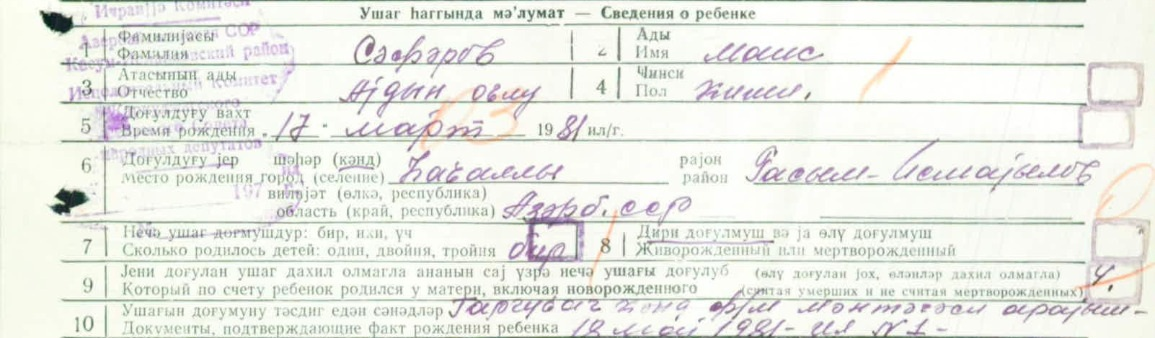
#> input picture test10.png, 1155 x 338 px
$ python EaseAndTesseract.py
#> lines starting #> are read from the running program, lines starting #| are printed output that depends on the picture; after the words box and inside, x2 and y2 are one past the last pixel; in counts of white or black regions, pixels touching at a corner belong together
import cv2
import pytesseract
import os
import numpy as np

pytesseract.pytesseract.tesseract_cmd = r'C:\Program Files\Tesseract-OCR\tesseract.exe'

image_path = "test10.png"
img = cv2.imread(image_path)
#> img is the input picture: shape (338, 1155, 3); mean B, G, R 229.3, 235.7, 233.9

# Улучшенная предобработка изображения
gray = cv2.cvtColor(img, cv2.COLOR_BGR2GRAY)
gray = cv2.GaussianBlur(gray, (3, 3), 0)  # Уменьшение шума
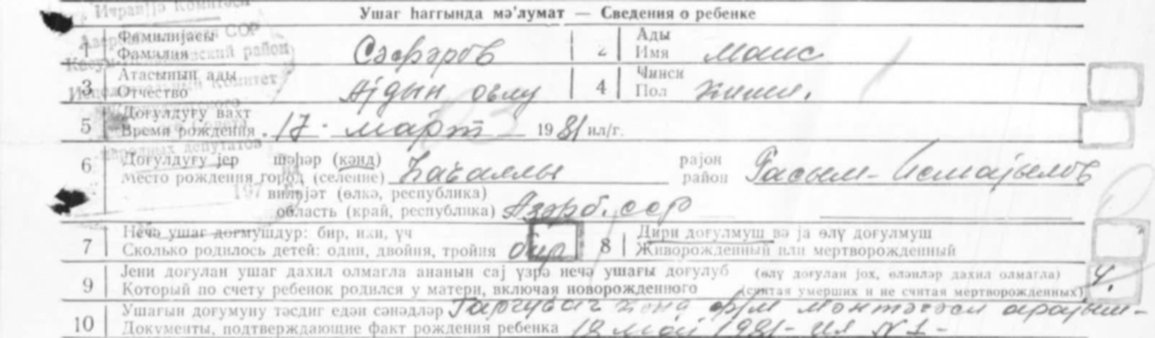
#> gray: shape (338, 1155); min 25, max 255, mean 234.5
_, thresh = cv2.threshold(gray, 0, 255, cv2.THRESH_BINARY_INV + cv2.THRESH_OTSU)
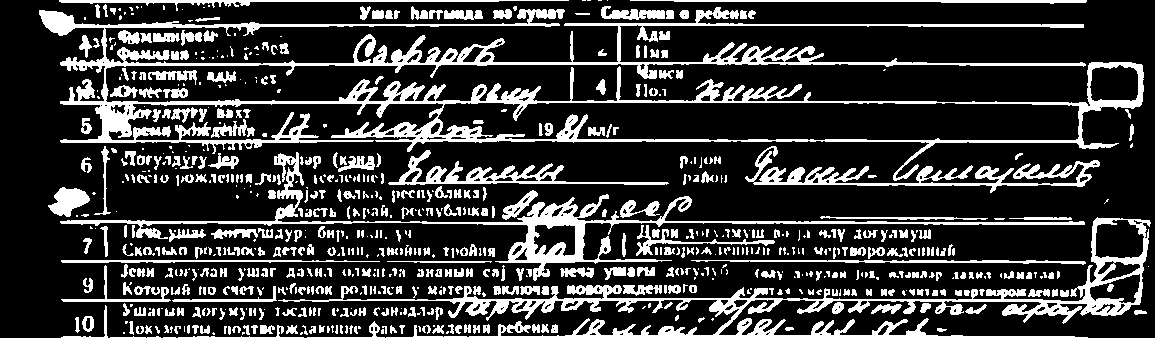
#> thresh: shape (338, 1155); 21.9% white; 768 white regions (297 under 20 px), largest, box (x1, y1, x2, y2) and area: (39, 7, 1144, 181) 26022, (278, 217, 1151, 338) 12345, (60, 152, 1085, 281) 7236

# Используем улучшенную конфигурацию Tesseract
custom_config = r'--oem 3 --psm 6 -c tessedit_char_whitespace=0'
#> (the run stopped early here; a loop or call above may not have finished)

$ run again, with test0.png copied over test10.png
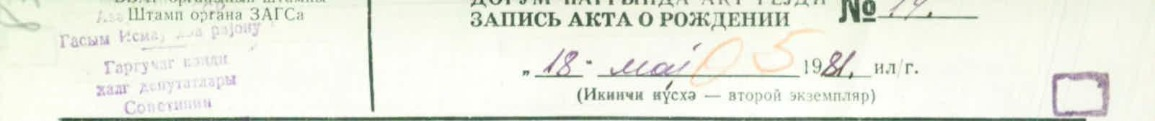
#> input picture test0.png, 1155 x 121 px
#> img is the input picture: shape (121, 1155, 3); mean B, G, R 227.3, 237.9, 235.2
#> `gray = cv2.GaussianBlur(gray, (3, 3), 0)`:
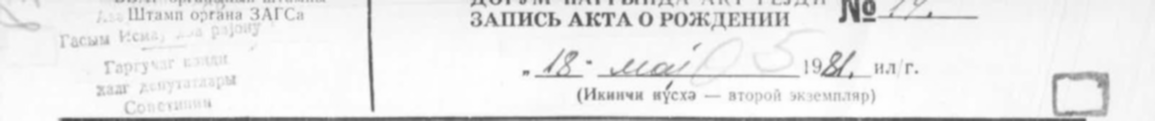
#> gray: shape (121, 1155); min 75, max 255, mean 235.9
#> `_, thresh = cv2.threshold(gray, 0, 255, cv2.THRESH_BINARY_INV + cv2.TH..`:
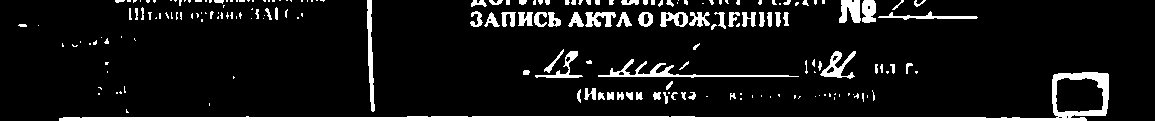
#> thresh: shape (121, 1155); 9.5% white; 204 white regions (123 under 20 px), largest, box (x1, y1, x2, y2) and area: (59, 72, 1109, 121) 5344, (598, 59, 799, 78) 727, (367, 0, 375, 112) 480

$ run again, with test1.png copied over test10.png
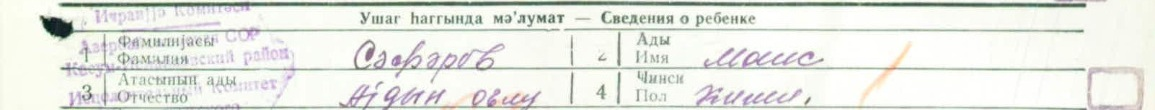
#> input picture test1.png, 1155 x 110 px
#> img is the input picture: shape (110, 1155, 3); mean B, G, R 227.3, 233.4, 231.2
#> `gray = cv2.GaussianBlur(gray, (3, 3), 0)`:
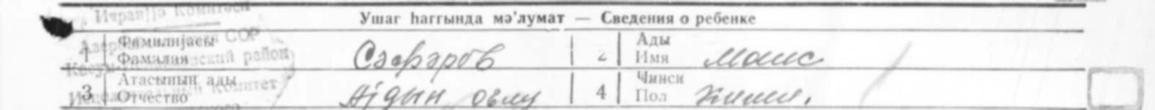
#> gray: shape (110, 1155); min 24, max 255, mean 232
#> `_, thresh = cv2.threshold(gray, 0, 255, cv2.THRESH_BINARY_INV + cv2.TH..`:
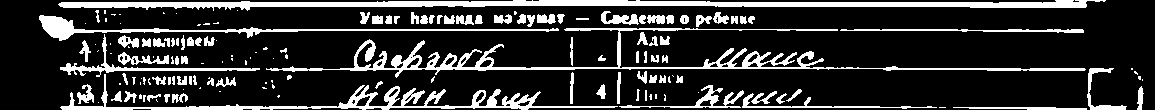
#> thresh: shape (110, 1155); 18.8% white; 154 white regions (63 under 20 px), largest, box (x1, y1, x2, y2) and area: (58, 0, 1106, 11) 5668, (266, 28, 1086, 78) 4578, (60, 74, 618, 110) 2959

$ run again, with test15.png copied over test10.png
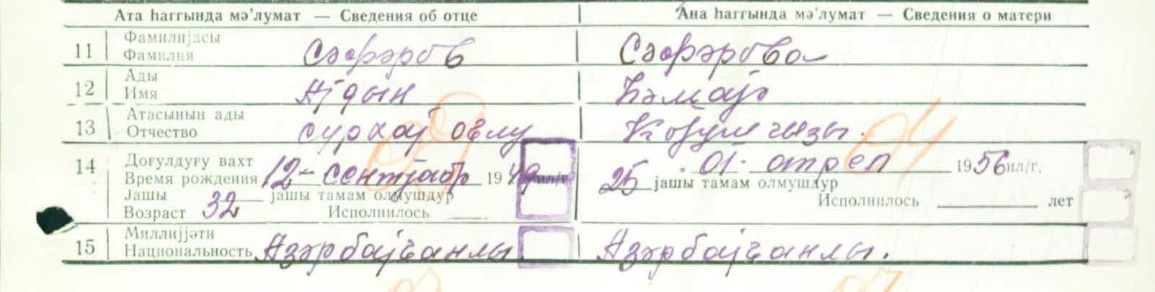
#> input picture test15.png, 1155 x 292 px
#> img is the input picture: shape (292, 1155, 3); mean B, G, R 230.8, 237.4, 236.2
#> `gray = cv2.GaussianBlur(gray, (3, 3), 0)`:
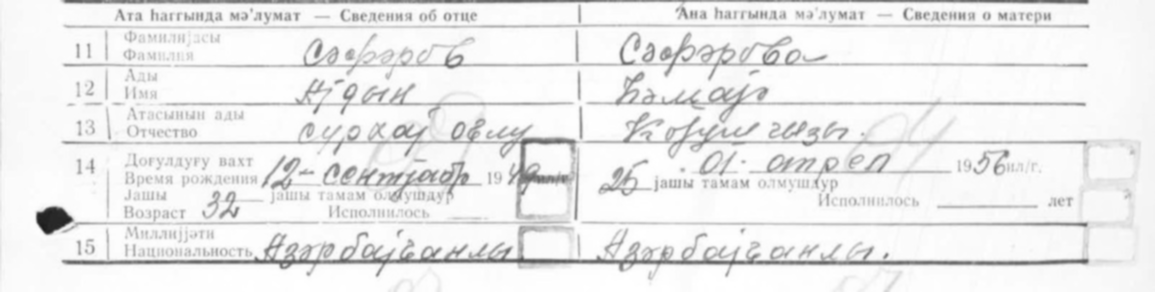
#> gray: shape (292, 1155); min 27, max 255, mean 236.3
#> `_, thresh = cv2.threshold(gray, 0, 255, cv2.THRESH_BINARY_INV + cv2.TH..`:
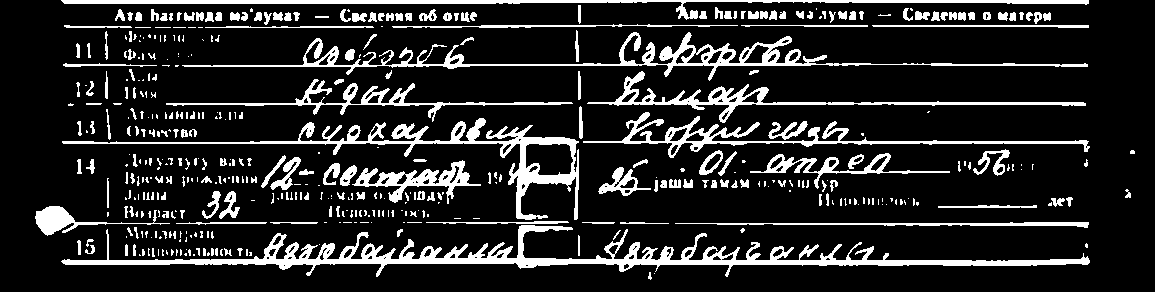
#> thresh: shape (292, 1155); 15.2% white; 462 white regions (253 under 20 px), largest, box (x1, y1, x2, y2) and area: (61, 225, 1090, 277) 9906, (62, 118, 579, 220) 4983, (182, 32, 1088, 81) 4967
